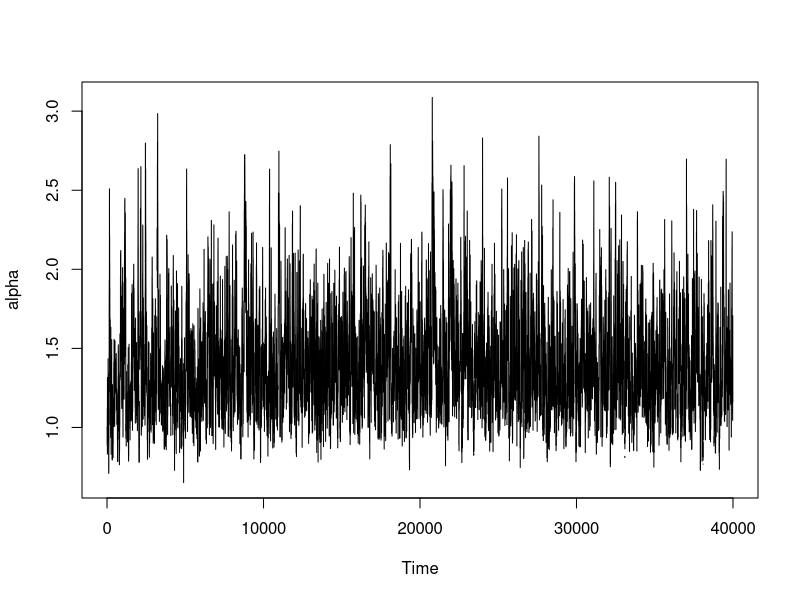

Source code (R): (Note: this script raises an error after producing the figure.)
# Implentation of non-centered Gibbs Sampler
# for an alpha-regular Gaussian prior (no scaling)
# with hyper-prior on alpha.
# This code reproduces simulations presented in Section 4 of
# Agapiou and Savva 2022 arXiv:2209.06045
#----------------------------

rm(list=ls())
graphics.off()

# Define the truth on spectral and spatial domain
# and the observed data 
#------------------------------------------------------
set.seed(1)

n=10^3 #noise precision
L=2000 #truncation point of the expansion

l_vec=1:L #coefficient index
j_vec=l_vec #spatial domain
truth_coefs=sin(l_vec)*(l_vec^(-3/2)) 
basis_mat=outer(j_vec,l_vec,function(j_vec,l_vec) sqrt(2)*cos((l_vec-1/2)*pi*j_vec/L)) #orthonormal basis matrix from "Bayes procedures for adaptive inference in inverse problems for the white noise model" by Knapik et al., see section 3 
truth=basis_mat%*%truth_coefs #Sobolev regularity beta=1
#Truth taken from Section 3 of Knapik, Szabo, van der Vaart and van Zanten 2016

X_coefs=truth_coefs+rnorm(L)/sqrt(n) # generate X coefficients
X=basis_mat%*%X_coefs # observation in spatial domain


# Define the prior and the orthogonal transformation required in pCN
#---------------------------------------------------------------
ubar=0.5 #see Assumption (2.4) in arXiv:2209.06045
obar=100

# Gibbs sampler initialization and parameters
# Write theta=T(z,alpha) where z is white Gaussian
#--------------------------------------------------------------
I=40000 #number of posterior samples
post_draws_gauss=matrix(NA,nrow=I,ncol=L) #empty matrix to store the theta-chain
post_draws_alpha=rep(NA,I) #empty vector to store the alpha-chain

alpha_old=1
post_draws_alpha[1]=alpha_old

step_size=0.3 #step size for alpha-chain (should be tuned to give acc prob ~0.3)
acc=0 #acceptance probability counter for alpha-chain


# Gibbs sampler for sampling Pi(theta, alpha|X)
for(i in 1:I){
  #---Update v using expressions for Gaussian conditional posterior---#
  postv_gauss_coefs=l_vec^(1+2*alpha_old)/(n+(l_vec^(1+2*alpha_old))) #coefs of posterior variance for z
  postm_gauss_coefs=n*(l_vec^(1/2+alpha_old)/(n+(l_vec^(1+2*alpha_old))))*X_coefs #coefs of posterior mean for z
  poststd_gauss_coefs=sqrt(postv_gauss_coefs) #coefs of posterior sd for z
  
  z_coefs=postm_gauss_coefs+poststd_gauss_coefs*rnorm(L)
  
  #alpha update(RWM)
  alpha_proposal=alpha_old+step_size*rnorm(1)
  if (alpha_proposal>=ubar & alpha_proposal<=obar) {
    scale_vec=l_vec^(-1/2-alpha_old) #prior scaling gamma_ell
    sq_scale_vec=l_vec^(-1-2*alpha_old)
    scale_vec_prop=l_vec^(-1/2-alpha_proposal) #prior scaling gamma_ell
    sq_scale_vec_prop=l_vec^(-1-2*alpha_proposal)
    aux_1_old=sum(sq_scale_vec*(z_coefs^2))
    aux_1_proposal= sum(sq_scale_vec_prop*(z_coefs^2))
    aux_2_old=sum(X_coefs*scale_vec*z_coefs)
    aux_2_proposal=sum(X_coefs*scale_vec_prop*z_coefs)
    laccept_prob=(alpha_old-alpha_proposal)-(n/2)*(aux_1_proposal-aux_1_old)+n*(aux_2_proposal-aux_2_old) #log of acceptance probability
    if(log(runif(1)) <= laccept_prob){
      alpha_old=alpha_proposal
      acc=acc+1
    }
    post_draws_alpha[i+1]=alpha_old
  }
  theta_coefs=l_vec^(-1/2-alpha_old)*z_coefs
  post_draws_gauss[i,]=theta_coefs
}  

# Acceptance probability for alpha chain
print(acc/I) 

#Plots and results
#---------------------------------------
#alpha
#-----
ts.plot(post_draws_alpha[2:I],ylab='alpha') #time series plot of posterior draws of alpha

#theta
#-----
#Posterior mean
postm_coefs=apply(post_draws_gauss[(I/2+1):I,],2,mean) #use I/2 iterations as warm-up
postm_gauss=basis_mat%*%postm_coefs

#Plot: (1)posterior draws (black line), (2)posterior mean (red line)
plot(j_vec/L,truth,type='l',xlab='t',ylab=expression(paste(theta, "(t)")), ylim=c(0,1.6), lwd=2.5) #true curve
lines(j_vec/L,postm_gauss,col='red',lwd=2.5) #hierarchical Bayes gauss posterior mean


#Calculate the mean squared error of the truth
sq_error=mean((truth-postm_gauss)^2)

